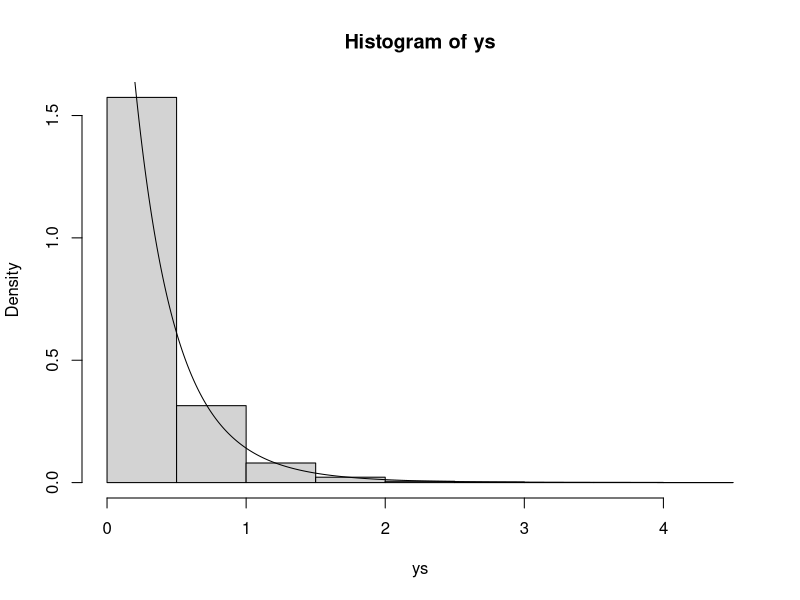
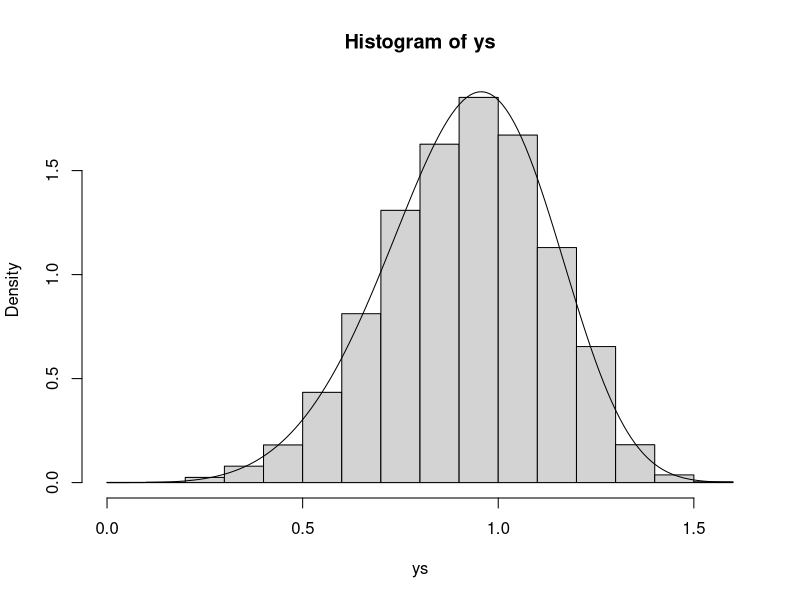

Write the R code that produced these figures, in order.
#Definamos las funciones y sus respectivas inversas

#Para Weibull
fweibull <- function(x,lamb,k){
  return( (k/lamb)*(x/lamb)^(k-1)*exp(-(x/lamb)^k) )
}
Fweibull <- function(x,lamb,k){
    return( 1 -  exp(-(x/lamb)^k)  )
}


weibullinv <- function(U,lamb, k){
  return( lamb*(-log(1-U))^(1/k) )
}
#Para Pareto
fPareto = function(x,a,b){
  return((a*b^a)/(b+x)^(a+1))
}
FPareto = function(x,a,b){
  return(1-(b/(b+x))^a)
}
paretoinv= function(x,a,b){
  f_x  <- -b +(b/((1-x)^(1/a)))
  return(f_x)
}

RectWeibull <- function(lamb,k,n){
  xs <- runif(n,min=0,max=1)
  ys <- c(n)
  for (i in 1:n){
    ys[i] = weibullinv(xs[i],lamb,k)
  }
  hist = hist(ys,probability=TRUE)
  M=max(hist$breaks)
  m=min(hist$breaks)
  XS <- seq(m,M,0.01)
  print(XS)
  par(new=TRUE)
  lines(XS,fweibull(XS,lamb,k))
  return(hist)
}

RectPareto <- function(a,b,n){
  xs <- runif(n,min=0,max=1)
  ys <- c(n)
  for (i in 1:n){
    ys[i] = paretoinv(xs[i],a,b)
  }
  hist = hist(ys,probability=TRUE)
  M=max(hist$breaks)
  m=min(hist$breaks)
  XS <- seq(m,M,0.01)
  par(new=TRUE)
  lines(XS,fPareto(XS,a,b))
  return(hist)
}


RectPareto(10,3,10000)
RectWeibull(1,5,10000)
